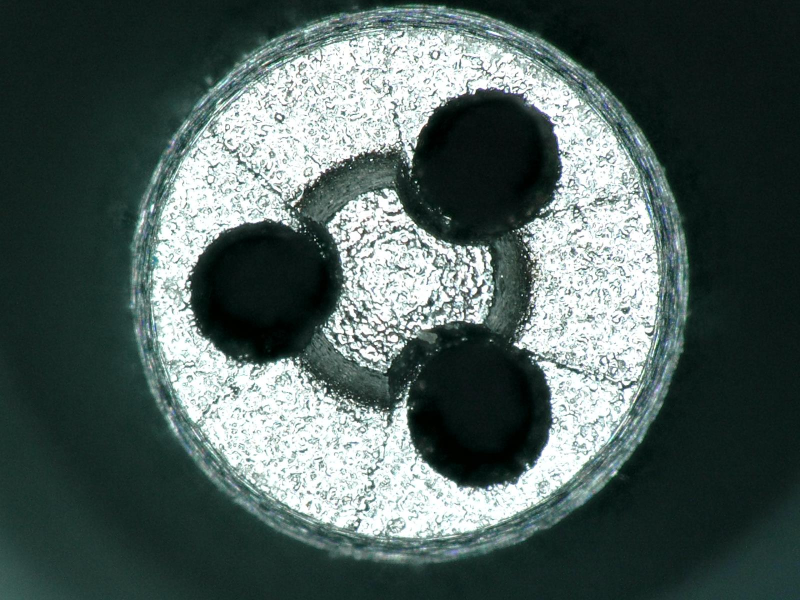
#> input picture datas/imgs/items/new.jpg, 1600 x 1200 px, found by its file name (shown at 1/2 size)
$ python registration.py
#> lines starting #> are read from the running program, lines starting #| are printed output that depends on the picture
import cv2
import numpy as np
import matplotlib.pyplot as plt
from skimage import measure, feature
from skimage.feature import graycomatrix, graycoprops

import warnings
warnings.filterwarnings("ignore")
plt.rcParams['font.sans-serif'] = ['SimHei'] # 解决中文显示问题
plt.rcParams['axes.unicode_minus'] = False  # 解决负号显示问题


def register_and_compare(before_path, after_path):
    # ---------------------- 步骤1：读取图像并灰度化 ----------------------
#> called with before_path = 'datas\\imgs\\items\\new.jpg', after_path = 'datas\\imgs\\items\\old.jpg'
    before = cv2.imread(before_path)
#> before is the input picture: shape (1200, 1600, 3); mean B, G, R 93, 95.8, 80.1
    after = cv2.imread(after_path)
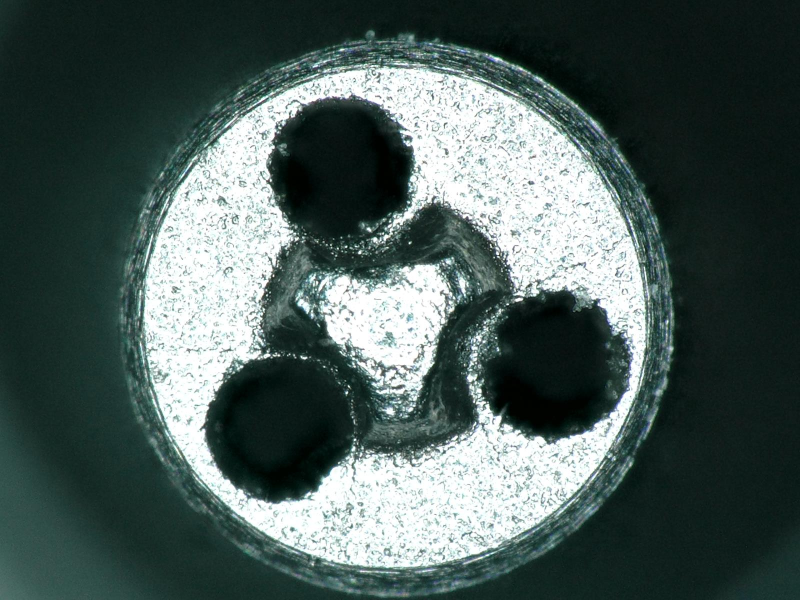
#> input picture datas/imgs/items/old.jpg, 1600 x 1200 px, found by its file name (shown at 1/2 size)
#> after is the input picture: shape (1200, 1600, 3); mean B, G, R 89.8, 92.7, 76.6
    if before is None or after is None:
        raise ValueError("无法读取图像，请检查路径是否正确！")

    before_gray = cv2.cvtColor(before, cv2.COLOR_BGR2GRAY)
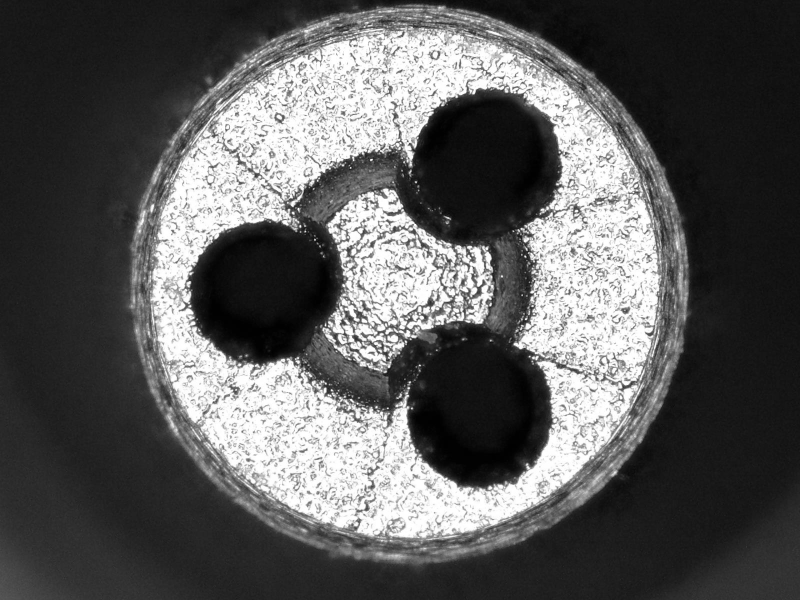
#> before_gray: shape (1200, 1600) (shown at 1/2 size); min 0, max 255, mean 90.7
    after_gray = cv2.cvtColor(after, cv2.COLOR_BGR2GRAY)
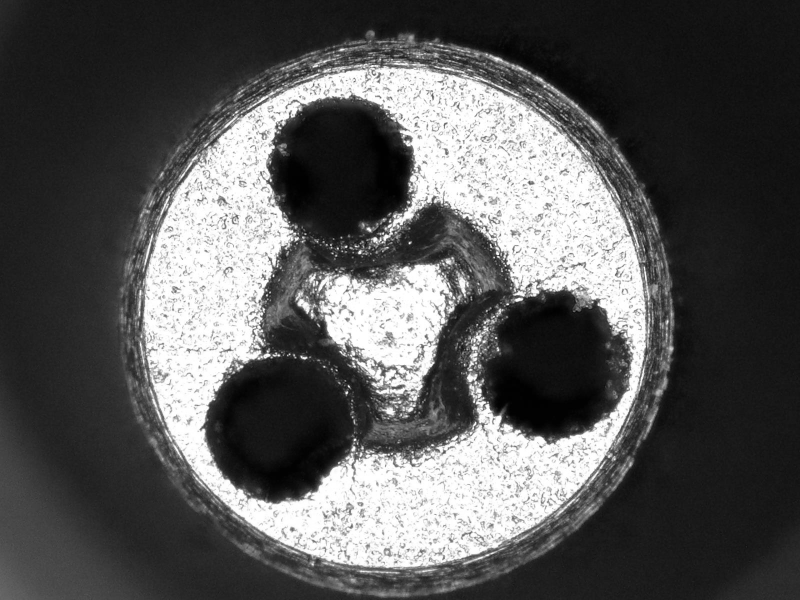
#> after_gray: shape (1200, 1600) (shown at 1/2 size); min 0, max 255, mean 87.5

    # ---------------------- 步骤2：特征检测与描述（SIFT） ----------------------
    try:
        sift = cv2.SIFT_create()
    except AttributeError:
        # 如果没有SIFT，使用ORB替代
        sift = cv2.ORB_create()
    kp_before, des_before = sift.detectAndCompute(before_gray, None)  # 使用前的特征点和描述符
#> kp_before = 20343 keypoints; strongest (x, y, size): (839, 731, 2.5), (701, 336, 2.2), (832, 364, 2.7), (1050, 513, 2.9)
    kp_after, des_after = sift.detectAndCompute(after_gray, None)    # 使用后的特征点和描述符
#> kp_after = 17172 keypoints; strongest (x, y, size): (692, 493, 3.1), (697, 773, 2.9), (1015, 608, 3), (992, 676, 2.7)

    # ---------------------- 步骤3：特征匹配（FLANN） ----------------------
    FLANN_INDEX_KDTREE = 1
    index_params = dict(algorithm=FLANN_INDEX_KDTREE, trees=5)
    search_params = dict(checks=50)  # 增加checks提高匹配精度
    flann = cv2.FlannBasedMatcher(index_params, search_params)
    matches = flann.knnMatch(des_before, des_after, k=2)  # 每个特征点找2个最近邻
#> matches = 20343 matches

    # ---------------------- 步骤4：筛选优质匹配点（Lowe's Ratio Test） ----------------------
    good_matches = []
    for m, n in matches:
        if m.distance < 0.5 * n.distance:  # 保留距离比小于0.7的匹配点
            good_matches.append(m)
#> after the loop, good_matches = 5 matches

    if len(good_matches) < 4:  # 至少需要4个点估计变换矩阵
        raise RuntimeError("优质匹配点不足，无法配准！")

    # ---------------------- 步骤5：使用RANSAC估计变换矩阵 ----------------------
    src_pts = np.float32([kp_before[m.queryIdx].pt for m in good_matches]).reshape(-1, 1, 2)
#> src_pts = [[782.4, 866.1], [957.9, 340.4], [957.9, 340.4], [1006.6, 1110.2], [1008.6, 1113.4]]
    dst_pts = np.float32([kp_after[m.trainIdx].pt for m in good_matches]).reshape(-1, 1, 2)
#> dst_pts = [[488.9, 689.8], [590.9, 823.4], [590.9, 823.4], [1321.5, 414.9], [1321.5, 414.9]]

    # 估计单应性矩阵（适用于旋转、平移、缩放场景）
    M, mask = cv2.findHomography(dst_pts, src_pts, cv2.RANSAC, 5.0)  # 5.0是RANSAC的重投影误差阈值
#> mask = [0, 0, 0, 0, 0]
    mask = mask.ravel().tolist()  # 转换为列表以便筛选

    # ---------------------- 步骤6：应用变换对齐图像 ----------------------
    h, w = before_gray.shape
#> h = 1200; w = 1600
#> (the run stopped early here; a loop or call above may not have finished)
